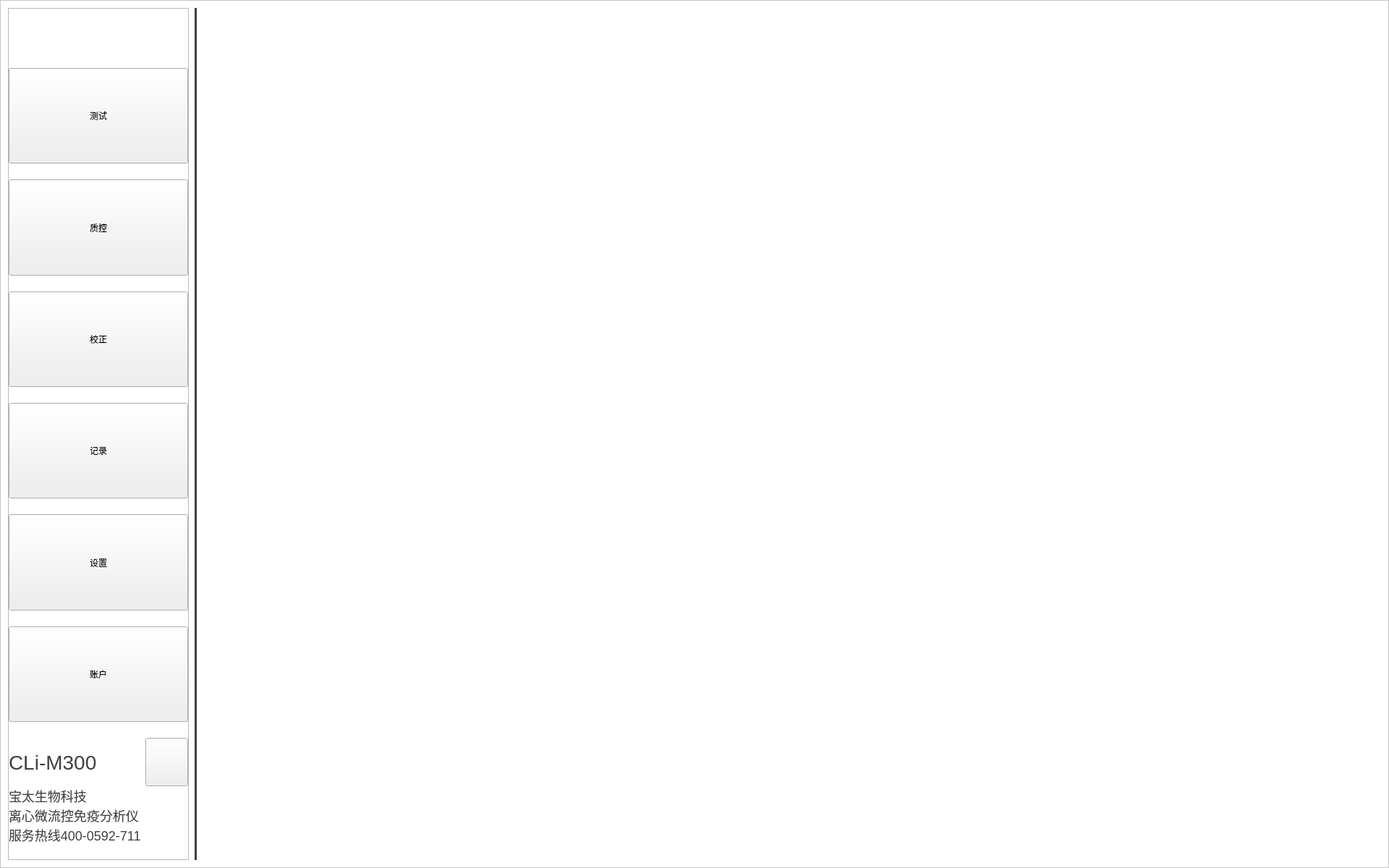
<?xml version="1.0" encoding="UTF-8"?>
<ui version="4.0">
 <class>MainWindow</class>
 <widget class="QMainWindow" name="MainWindow">
  <property name="geometry">
   <rect>
    <x>0</x>
    <y>0</y>
    <width>1920</width>
    <height>1200</height>
   </rect>
  </property>
  <property name="minimumSize">
   <size>
    <width>1280</width>
    <height>800</height>
   </size>
  </property>
  <property name="maximumSize">
   <size>
    <width>9999999</width>
    <height>9999999</height>
   </size>
  </property>
  <property name="windowTitle">
   <string>MainWindow</string>
  </property>
  <widget class="QWidget" name="centralwidget">
   <property name="minimumSize">
    <size>
     <width>1</width>
     <height>1</height>
    </size>
   </property>
   <property name="styleSheet">
    <string notr="true">#centralwidget
{
}</string>
   </property>
   <layout class="QHBoxLayout" name="horizontalLayout">
    <property name="spacing">
     <number>0</number>
    </property>
    <property name="leftMargin">
     <number>0</number>
    </property>
    <property name="topMargin">
     <number>0</number>
    </property>
    <property name="rightMargin">
     <number>0</number>
    </property>
    <property name="bottomMargin">
     <number>0</number>
    </property>
    <item>
     <widget class="QStackedWidget" name="stackedWidget">
      <property name="currentIndex">
       <number>0</number>
      </property>
      <widget class="QWidget" name="page">
       <layout class="QHBoxLayout" name="horizontalLayout_3">
        <property name="spacing">
         <number>0</number>
        </property>
        <property name="leftMargin">
         <number>0</number>
        </property>
        <property name="topMargin">
         <number>0</number>
        </property>
        <property name="rightMargin">
         <number>0</number>
        </property>
        <property name="bottomMargin">
         <number>0</number>
        </property>
        <item>
         <widget class="QFrame" name="m_Frame">
          <property name="minimumSize">
           <size>
            <width>1280</width>
            <height>800</height>
           </size>
          </property>
          <property name="maximumSize">
           <size>
            <width>16777215</width>
            <height>16777215</height>
           </size>
          </property>
          <property name="styleSheet">
           <string notr="true">
#m_Frame
{
	background-color: white;
}</string>
          </property>
          <property name="frameShape">
           <enum>QFrame::StyledPanel</enum>
          </property>
          <property name="frameShadow">
           <enum>QFrame::Raised</enum>
          </property>
          <layout class="QHBoxLayout" name="horizontalLayout_2" stretch="1,0,5">
           <property name="spacing">
            <number>8</number>
           </property>
           <property name="leftMargin">
            <number>10</number>
           </property>
           <property name="topMargin">
            <number>10</number>
           </property>
           <property name="rightMargin">
            <number>10</number>
           </property>
           <property name="bottomMargin">
            <number>10</number>
           </property>
           <item>
            <widget class="QFrame" name="mFrame_Btn">
             <property name="minimumSize">
              <size>
               <width>210</width>
               <height>800</height>
              </size>
             </property>
             <property name="maximumSize">
              <size>
               <width>250</width>
               <height>99999</height>
              </size>
             </property>
             <property name="styleSheet">
              <string notr="true"/>
             </property>
             <property name="frameShape">
              <enum>QFrame::StyledPanel</enum>
             </property>
             <property name="frameShadow">
              <enum>QFrame::Raised</enum>
             </property>
             <property name="lineWidth">
              <number>0</number>
             </property>
             <layout class="QVBoxLayout" name="verticalLayout" stretch="0,1,6,1,6,1,6,1,6,1,6,1,6,1,6">
              <property name="spacing">
               <number>0</number>
              </property>
              <property name="leftMargin">
               <number>0</number>
              </property>
              <property name="topMargin">
               <number>0</number>
              </property>
              <property name="rightMargin">
               <number>0</number>
              </property>
              <property name="bottomMargin">
               <number>20</number>
              </property>
              <item>
               <widget class="QLabel" name="mLab_logo">
                <property name="minimumSize">
                 <size>
                  <width>0</width>
                  <height>60</height>
                 </size>
                </property>
                <property name="maximumSize">
                 <size>
                  <width>99999</width>
                  <height>60</height>
                 </size>
                </property>
                <property name="styleSheet">
                 <string notr="true">QLabel
{
	image: url(:/image/images/logo.png);
	border-radius:3px
}</string>
                </property>
                <property name="text">
                 <string/>
                </property>
                <property name="alignment">
                 <set>Qt::AlignCenter</set>
                </property>
               </widget>
              </item>
              <item>
               <spacer name="verticalSpacer">
                <property name="orientation">
                 <enum>Qt::Vertical</enum>
                </property>
                <property name="sizeHint" stdset="0">
                 <size>
                  <width>20</width>
                  <height>40</height>
                 </size>
                </property>
               </spacer>
              </item>
              <item>
               <widget class="QPushButton" name="mBtn_Test">
                <property name="sizePolicy">
                 <sizepolicy hsizetype="Minimum" vsizetype="Minimum">
                  <horstretch>0</horstretch>
                  <verstretch>0</verstretch>
                 </sizepolicy>
                </property>
                <property name="minimumSize">
                 <size>
                  <width>0</width>
                  <height>50</height>
                 </size>
                </property>
                <property name="maximumSize">
                 <size>
                  <width>16777215</width>
                  <height>16777215</height>
                 </size>
                </property>
                <property name="styleSheet">
                 <string notr="true">QPushButton{ 
	background-image: url(:/image/images/icon-测试/Default.png);
	background-repeat: no-repeat;
	background-position:left;/*图片位置*/
	background-origin: content;/*图片区域*/
	padding-left: 35px;
	border-radius:12px;
	background-color:rgb(34,70,120);
	font-size:32px; 
	color:white;
}
QPushButton:hover{
	font-size:32px; 
}
QPushButton:checked{
	background-color:rgb(241,129, 1);
};
</string>
                </property>
                <property name="text">
                 <string>测试</string>
                </property>
                <property name="checkable">
                 <bool>true</bool>
                </property>
               </widget>
              </item>
              <item>
               <spacer name="verticalSpacer_2">
                <property name="orientation">
                 <enum>Qt::Vertical</enum>
                </property>
                <property name="sizeHint" stdset="0">
                 <size>
                  <width>20</width>
                  <height>40</height>
                 </size>
                </property>
               </spacer>
              </item>
              <item>
               <widget class="QPushButton" name="mBtn_QC">
                <property name="sizePolicy">
                 <sizepolicy hsizetype="Minimum" vsizetype="Minimum">
                  <horstretch>0</horstretch>
                  <verstretch>0</verstretch>
                 </sizepolicy>
                </property>
                <property name="minimumSize">
                 <size>
                  <width>0</width>
                  <height>50</height>
                 </size>
                </property>
                <property name="maximumSize">
                 <size>
                  <width>16777215</width>
                  <height>16777215</height>
                 </size>
                </property>
                <property name="styleSheet">
                 <string notr="true">QPushButton{ 
	background-image: url(:/image/images/icon-质控/Default.png);
	background-repeat: no-repeat;
	background-position:left;/*图片位置*/
	background-origin: content;/*图片区域*/
	padding-left: 35px;
	border-radius:12px;
background-color:rgb(34,70,120);
font-size:32px; 
color:white;


}
QPushButton:hover{
font-size:32px; 
color:white;
}

QPushButton:checked{ 
	background-color:rgb(241,129, 1);
};
</string>
                </property>
                <property name="text">
                 <string>质控</string>
                </property>
                <property name="checkable">
                 <bool>true</bool>
                </property>
               </widget>
              </item>
              <item>
               <spacer name="verticalSpacer_4">
                <property name="orientation">
                 <enum>Qt::Vertical</enum>
                </property>
                <property name="sizeHint" stdset="0">
                 <size>
                  <width>20</width>
                  <height>40</height>
                 </size>
                </property>
               </spacer>
              </item>
              <item>
               <widget class="QPushButton" name="mBtn_calib">
                <property name="sizePolicy">
                 <sizepolicy hsizetype="Minimum" vsizetype="Minimum">
                  <horstretch>0</horstretch>
                  <verstretch>0</verstretch>
                 </sizepolicy>
                </property>
                <property name="styleSheet">
                 <string notr="true">QPushButton{ 
	background-image: url(:/image/images/icon-校准/Default.png);
	background-repeat: no-repeat;
	background-position:left;/*图片位置*/
	background-origin: content;/*图片区域*/
	padding-left: 35px;
	border-radius:12px;
background-color:rgb(34,70,120);
font-size:32px; 
color:white;


}
QPushButton:hover{
font-size:32px; 
color:white;
}

QPushButton:checked{ 
	background-color:rgb(241,129, 1);
};
</string>
                </property>
                <property name="text">
                 <string>校正</string>
                </property>
                <property name="checkable">
                 <bool>true</bool>
                </property>
               </widget>
              </item>
              <item>
               <spacer name="verticalSpacer_3">
                <property name="orientation">
                 <enum>Qt::Vertical</enum>
                </property>
                <property name="sizeHint" stdset="0">
                 <size>
                  <width>20</width>
                  <height>40</height>
                 </size>
                </property>
               </spacer>
              </item>
              <item>
               <widget class="QPushButton" name="mBtn_Record">
                <property name="sizePolicy">
                 <sizepolicy hsizetype="Minimum" vsizetype="Minimum">
                  <horstretch>0</horstretch>
                  <verstretch>0</verstretch>
                 </sizepolicy>
                </property>
                <property name="minimumSize">
                 <size>
                  <width>0</width>
                  <height>50</height>
                 </size>
                </property>
                <property name="maximumSize">
                 <size>
                  <width>16777215</width>
                  <height>16777215</height>
                 </size>
                </property>
                <property name="sizeIncrement">
                 <size>
                  <width>0</width>
                  <height>0</height>
                 </size>
                </property>
                <property name="styleSheet">
                 <string notr="true">QPushButton{ 
	background-image: url(:/image/images/icon-历史/Default.png);
	background-repeat: no-repeat;
	background-position:left;/*图片位置*/
	background-origin: content;/*图片区域*/
	padding-left: 35px;
	border-radius:12px;
background-color:rgb(34,70,120);
font-size:32px; 
color:white;


}
QPushButton:checked{ 
	background-color:rgb(241,129, 1);
}
QPushButton:hover{
font-size:32px; 
color:white;
};
</string>
                </property>
                <property name="text">
                 <string>记录</string>
                </property>
                <property name="checkable">
                 <bool>true</bool>
                </property>
               </widget>
              </item>
              <item>
               <spacer name="verticalSpacer_5">
                <property name="orientation">
                 <enum>Qt::Vertical</enum>
                </property>
                <property name="sizeHint" stdset="0">
                 <size>
                  <width>20</width>
                  <height>40</height>
                 </size>
                </property>
               </spacer>
              </item>
              <item>
               <widget class="QPushButton" name="mBtn_Set">
                <property name="sizePolicy">
                 <sizepolicy hsizetype="Minimum" vsizetype="Minimum">
                  <horstretch>0</horstretch>
                  <verstretch>0</verstretch>
                 </sizepolicy>
                </property>
                <property name="minimumSize">
                 <size>
                  <width>0</width>
                  <height>50</height>
                 </size>
                </property>
                <property name="maximumSize">
                 <size>
                  <width>16777215</width>
                  <height>16777215</height>
                 </size>
                </property>
                <property name="styleSheet">
                 <string notr="true">QPushButton{ 
	background-image: url(:/image/images/icon-设置/Default.png);
	background-repeat: no-repeat;
	background-position:left;/*图片位置*/
	background-origin: content;/*图片区域*/
	padding-left: 35px;
	border-radius:12px;
background-color:rgb(34,70,120);
font-size:32px; 
color:white;


}
QPushButton:hover{
font-size:32px; 
color:white;
}

QPushButton:checked{
	background-color:rgb(241,129, 1);
};
</string>
                </property>
                <property name="text">
                 <string>设置</string>
                </property>
                <property name="checkable">
                 <bool>true</bool>
                </property>
                <property name="checked">
                 <bool>false</bool>
                </property>
               </widget>
              </item>
              <item>
               <spacer name="verticalSpacer_6">
                <property name="orientation">
                 <enum>Qt::Vertical</enum>
                </property>
                <property name="sizeHint" stdset="0">
                 <size>
                  <width>20</width>
                  <height>40</height>
                 </size>
                </property>
               </spacer>
              </item>
              <item>
               <widget class="QPushButton" name="mBtn_User">
                <property name="sizePolicy">
                 <sizepolicy hsizetype="Minimum" vsizetype="Minimum">
                  <horstretch>0</horstretch>
                  <verstretch>0</verstretch>
                 </sizepolicy>
                </property>
                <property name="minimumSize">
                 <size>
                  <width>0</width>
                  <height>50</height>
                 </size>
                </property>
                <property name="maximumSize">
                 <size>
                  <width>16777215</width>
                  <height>16777215</height>
                 </size>
                </property>
                <property name="styleSheet">
                 <string notr="true">QPushButton{ 
	background-image: url(:/image/images/icon-维护/Default.png);
	background-repeat: no-repeat;
	background-position:left;/*图片位置*/
	background-origin: content;/*图片区域*/
	padding-left: 35px;
	border-radius:12px;
background-color:rgb(34,70,120);
font-size:32px; 
color:white;


}
QPushButton:hover{
font-size:32px; 
color:white;
}

QPushButton:checked{
	background-color:rgb(241,129, 1);
};
</string>
                </property>
                <property name="text">
                 <string>账户</string>
                </property>
                <property name="checkable">
                 <bool>true</bool>
                </property>
                <property name="checked">
                 <bool>false</bool>
                </property>
               </widget>
              </item>
              <item>
               <spacer name="verticalSpacer_7">
                <property name="orientation">
                 <enum>Qt::Vertical</enum>
                </property>
                <property name="sizeHint" stdset="0">
                 <size>
                  <width>20</width>
                  <height>40</height>
                 </size>
                </property>
               </spacer>
              </item>
              <item>
               <layout class="QGridLayout" name="gridLayout">
                <item row="0" column="0">
                 <widget class="QLabel" name="mLab_No_2">
                  <property name="minimumSize">
                   <size>
                    <width>0</width>
                    <height>0</height>
                   </size>
                  </property>
                  <property name="maximumSize">
                   <size>
                    <width>16777215</width>
                    <height>16777215</height>
                   </size>
                  </property>
                  <property name="styleSheet">
                   <string notr="true">QLabel
{
	color: rgb(64, 64, 64);
	font-size:28px;
}</string>
                  </property>
                  <property name="text">
                   <string notr="true">CLi-M300</string>
                  </property>
                  <property name="alignment">
                   <set>Qt::AlignLeading|Qt::AlignLeft|Qt::AlignVCenter</set>
                  </property>
                 </widget>
                </item>
                <item row="0" column="1">
                 <widget class="QPushButton" name="mBtn_Power">
                  <property name="sizePolicy">
                   <sizepolicy hsizetype="Minimum" vsizetype="Minimum">
                    <horstretch>0</horstretch>
                    <verstretch>0</verstretch>
                   </sizepolicy>
                  </property>
                  <property name="minimumSize">
                   <size>
                    <width>59</width>
                    <height>67</height>
                   </size>
                  </property>
                  <property name="maximumSize">
                   <size>
                    <width>59</width>
                    <height>67</height>
                   </size>
                  </property>
                  <property name="styleSheet">
                   <string notr="true">QPushButton{ 
	
/*图片*/
	background-image: url(:/image/images/icon-关机/Default.png);
	border-radius:0px;
background-color:transparent;
font-size:28px; 
color:white;
}
QPushButton:hover
{
background-color:transparent;
font-size:28px; 
color:white;}
QPushButton:checked{
	background-image: url(:/image/images/icon-关机/Hover.png);
	color:rgb(51,97,173);
};
</string>
                  </property>
                  <property name="text">
                   <string/>
                  </property>
                  <property name="checkable">
                   <bool>true</bool>
                  </property>
                 </widget>
                </item>
                <item row="1" column="0">
                 <widget class="QLabel" name="mLab_No_3">
                  <property name="minimumSize">
                   <size>
                    <width>0</width>
                    <height>0</height>
                   </size>
                  </property>
                  <property name="maximumSize">
                   <size>
                    <width>16777215</width>
                    <height>16777215</height>
                   </size>
                  </property>
                  <property name="styleSheet">
                   <string notr="true">QLabel
{
	color: rgb(64, 64, 64);
	font-size:18px;
}</string>
                  </property>
                  <property name="text">
                   <string>宝太生物科技</string>
                  </property>
                  <property name="alignment">
                   <set>Qt::AlignLeading|Qt::AlignLeft|Qt::AlignVCenter</set>
                  </property>
                 </widget>
                </item>
                <item row="2" column="0" colspan="2">
                 <widget class="QLabel" name="mLab_No_4">
                  <property name="minimumSize">
                   <size>
                    <width>0</width>
                    <height>0</height>
                   </size>
                  </property>
                  <property name="styleSheet">
                   <string notr="true">QLabel
{
	color: rgb(64, 64, 64);
	font-size:18px;
}</string>
                  </property>
                  <property name="text">
                   <string>离心微流控免疫分析仪</string>
                  </property>
                  <property name="alignment">
                   <set>Qt::AlignLeading|Qt::AlignLeft|Qt::AlignVCenter</set>
                  </property>
                 </widget>
                </item>
                <item row="3" column="0" colspan="2">
                 <widget class="QLabel" name="mLab_No_5">
                  <property name="minimumSize">
                   <size>
                    <width>0</width>
                    <height>0</height>
                   </size>
                  </property>
                  <property name="styleSheet">
                   <string notr="true">QLabel
{
	color: rgb(64, 64, 64);
	font-size:18px;
}</string>
                  </property>
                  <property name="text">
                   <string>服务热线400-0592-711</string>
                  </property>
                  <property name="alignment">
                   <set>Qt::AlignLeading|Qt::AlignLeft|Qt::AlignVCenter</set>
                  </property>
                 </widget>
                </item>
               </layout>
              </item>
             </layout>
            </widget>
           </item>
           <item>
            <widget class="QLabel" name="mLab_No_6">
             <property name="minimumSize">
              <size>
               <width>3</width>
               <height>50</height>
              </size>
             </property>
             <property name="maximumSize">
              <size>
               <width>3</width>
               <height>16777215</height>
              </size>
             </property>
             <property name="styleSheet">
              <string notr="true">QLabel
{
background-color: rgb(64, 64, 64);
	font-size:26px;
}</string>
             </property>
             <property name="text">
              <string/>
             </property>
             <property name="alignment">
              <set>Qt::AlignLeading|Qt::AlignLeft|Qt::AlignVCenter</set>
             </property>
            </widget>
           </item>
           <item>
            <layout class="QVBoxLayout" name="m_Layout_window">
             <property name="spacing">
              <number>8</number>
             </property>
             <property name="topMargin">
              <number>12</number>
             </property>
             <property name="rightMargin">
              <number>12</number>
             </property>
             <property name="bottomMargin">
              <number>12</number>
             </property>
             <item>
              <widget class="QStackedWidget" name="mStackedUI">
               <widget class="QWidget" name="mStacked_0">
                <layout class="QHBoxLayout" name="horizontalLayout_5">
                 <property name="spacing">
                  <number>0</number>
                 </property>
                 <property name="leftMargin">
                  <number>0</number>
                 </property>
                 <property name="topMargin">
                  <number>0</number>
                 </property>
                 <property name="rightMargin">
                  <number>0</number>
                 </property>
                 <property name="bottomMargin">
                  <number>0</number>
                 </property>
                 <item>
                  <layout class="QVBoxLayout" name="mStacked_0_Layout">
                   <property name="spacing">
                    <number>0</number>
                   </property>
                  </layout>
                 </item>
                </layout>
               </widget>
               <widget class="QWidget" name="mStacked_1">
                <layout class="QHBoxLayout" name="horizontalLayout_6">
                 <property name="spacing">
                  <number>0</number>
                 </property>
                 <property name="leftMargin">
                  <number>0</number>
                 </property>
                 <property name="topMargin">
                  <number>0</number>
                 </property>
                 <property name="rightMargin">
                  <number>0</number>
                 </property>
                 <property name="bottomMargin">
                  <number>0</number>
                 </property>
                 <item>
                  <layout class="QVBoxLayout" name="mStacked_1_Layout">
                   <property name="spacing">
                    <number>0</number>
                   </property>
                  </layout>
                 </item>
                </layout>
               </widget>
               <widget class="QWidget" name="mStacked_2">
                <layout class="QHBoxLayout" name="horizontalLayout_7">
                 <property name="spacing">
                  <number>0</number>
                 </property>
                 <property name="leftMargin">
                  <number>0</number>
                 </property>
                 <property name="topMargin">
                  <number>0</number>
                 </property>
                 <property name="rightMargin">
                  <number>0</number>
                 </property>
                 <property name="bottomMargin">
                  <number>0</number>
                 </property>
                 <item>
                  <layout class="QVBoxLayout" name="mStacked_2_Layout">
                   <property name="spacing">
                    <number>0</number>
                   </property>
                  </layout>
                 </item>
                </layout>
               </widget>
               <widget class="QWidget" name="mStacked_3">
                <layout class="QHBoxLayout" name="horizontalLayout_8">
                 <property name="spacing">
                  <number>0</number>
                 </property>
                 <property name="leftMargin">
                  <number>0</number>
                 </property>
                 <property name="topMargin">
                  <number>0</number>
                 </property>
                 <property name="rightMargin">
                  <number>0</number>
                 </property>
                 <property name="bottomMargin">
                  <number>0</number>
                 </property>
                 <item>
                  <layout class="QVBoxLayout" name="mStacked_3_Layout">
                   <property name="spacing">
                    <number>0</number>
                   </property>
                  </layout>
                 </item>
                </layout>
               </widget>
               <widget class="QWidget" name="mStacked_4">
                <layout class="QHBoxLayout" name="horizontalLayout_10">
                 <property name="spacing">
                  <number>0</number>
                 </property>
                 <property name="leftMargin">
                  <number>0</number>
                 </property>
                 <property name="topMargin">
                  <number>0</number>
                 </property>
                 <property name="rightMargin">
                  <number>0</number>
                 </property>
                 <property name="bottomMargin">
                  <number>0</number>
                 </property>
                 <item>
                  <layout class="QVBoxLayout" name="mStacked_4_Layout">
                   <property name="spacing">
                    <number>0</number>
                   </property>
                  </layout>
                 </item>
                </layout>
               </widget>
               <widget class="QWidget" name="mStacked_5">
                <layout class="QHBoxLayout" name="horizontalLayout_9">
                 <property name="spacing">
                  <number>0</number>
                 </property>
                 <property name="leftMargin">
                  <number>0</number>
                 </property>
                 <property name="topMargin">
                  <number>0</number>
                 </property>
                 <property name="rightMargin">
                  <number>0</number>
                 </property>
                 <property name="bottomMargin">
                  <number>0</number>
                 </property>
                 <item>
                  <layout class="QVBoxLayout" name="mStacked_5_Layout">
                   <property name="spacing">
                    <number>0</number>
                   </property>
                  </layout>
                 </item>
                </layout>
               </widget>
               <widget class="QWidget" name="mStacked_6">
                <layout class="QHBoxLayout" name="horizontalLayout_11">
                 <property name="spacing">
                  <number>0</number>
                 </property>
                 <property name="leftMargin">
                  <number>0</number>
                 </property>
                 <property name="topMargin">
                  <number>0</number>
                 </property>
                 <property name="rightMargin">
                  <number>0</number>
                 </property>
                 <property name="bottomMargin">
                  <number>0</number>
                 </property>
                 <item>
                  <layout class="QVBoxLayout" name="mStacked_6_Layout">
                   <property name="spacing">
                    <number>0</number>
                   </property>
                  </layout>
                 </item>
                </layout>
               </widget>
              </widget>
             </item>
            </layout>
           </item>
          </layout>
         </widget>
        </item>
       </layout>
      </widget>
      <widget class="QWidget" name="page_2">
       <layout class="QHBoxLayout" name="horizontalLayout_4">
        <property name="spacing">
         <number>0</number>
        </property>
        <property name="leftMargin">
         <number>0</number>
        </property>
        <property name="topMargin">
         <number>0</number>
        </property>
        <property name="rightMargin">
         <number>0</number>
        </property>
        <property name="bottomMargin">
         <number>0</number>
        </property>
        <item>
         <layout class="QVBoxLayout" name="mLayout">
          <property name="spacing">
           <number>0</number>
          </property>
         </layout>
        </item>
       </layout>
      </widget>
     </widget>
    </item>
   </layout>
  </widget>
 </widget>
 <resources/>
 <connections/>
</ui>
